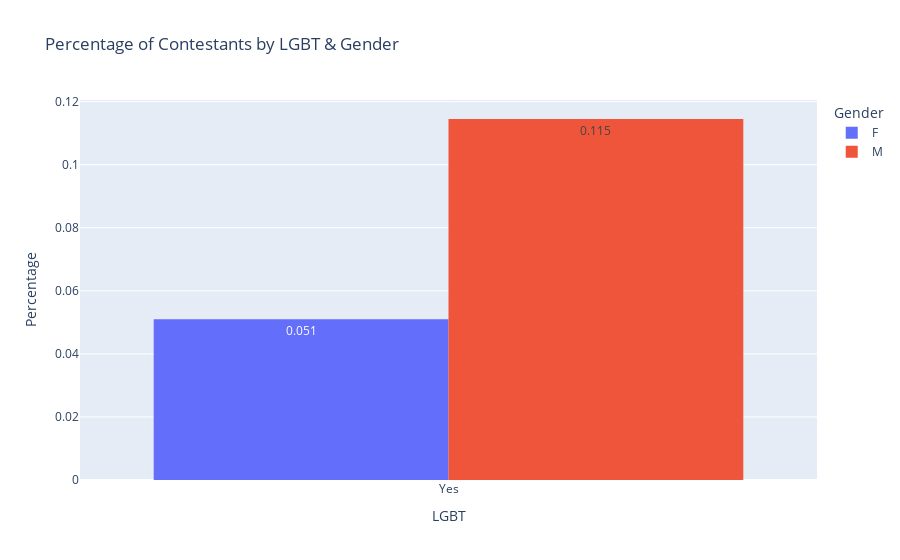

Here is the notebook cell this chart was saved with:
### Code cell
fig = px.histogram(df_all, x = "lgbt", y= "proportion",  color = "gender", title = "Percentage of Contestants by LGBT & Gender",
                  text_auto = '.3f', barmode = "group",  labels = {"lgbt" : "LGBT",
                                                                                       "gender" : "Gender"})
fig.update_layout(yaxis_title="Percentage") 
fig.show()

### Figure 1 — Plotly figure (JSON) as saved in the notebook; plotly's stock layout.template omitted (floating-point values rounded to 4 significant figures)
{"data": [{"alignmentgroup": "True", "bingroup": "x", "histfunc": "sum", "hovertemplate": "Gender=F<br>LGBT=%{x}<br>sum of proportion=%{y}<extra></extra>", "legendgroup": "F", "marker": {"color": "#636efa", "pattern": {"shape": ""}}, "name": "F", "offsetgroup": "F", "orientation": "v", "showlegend": true, "texttemplate": "%{value:.3f}", "type": "histogram", "x": ["Yes"], "xaxis": "x", "y": [0.05102], "yaxis": "y"}, {"alignmentgroup": "True", "bingroup": "x", "histfunc": "sum", "hovertemplate": "Gender=M<br>LGBT=%{x}<br>sum of proportion=%{y}<extra></extra>", "legendgroup": "M", "marker": {"color": "#EF553B", "pattern": {"shape": ""}}, "name": "M", "offsetgroup": "M", "orientation": "v", "showlegend": true, "texttemplate": "%{value:.3f}", "type": "histogram", "x": ["Yes"], "xaxis": "x", "y": [0.1145], "yaxis": "y"}], "layout": {"autosize": true, "barmode": "group", "legend": {"title": {"text": "Gender"}, "tracegroupgap": 0}, "title": {"text": "Percentage of Contestants by LGBT & Gender"}, "xaxis": {"anchor": "y", "autorange": true, "domain": [0, 1], "range": [-0.5, 0.5], "title": {"text": "LGBT"}, "type": "category"}, "yaxis": {"anchor": "x", "autorange": true, "domain": [0, 1], "range": [0, 0.1205], "title": {"text": "Percentage"}, "type": "linear"}}}
